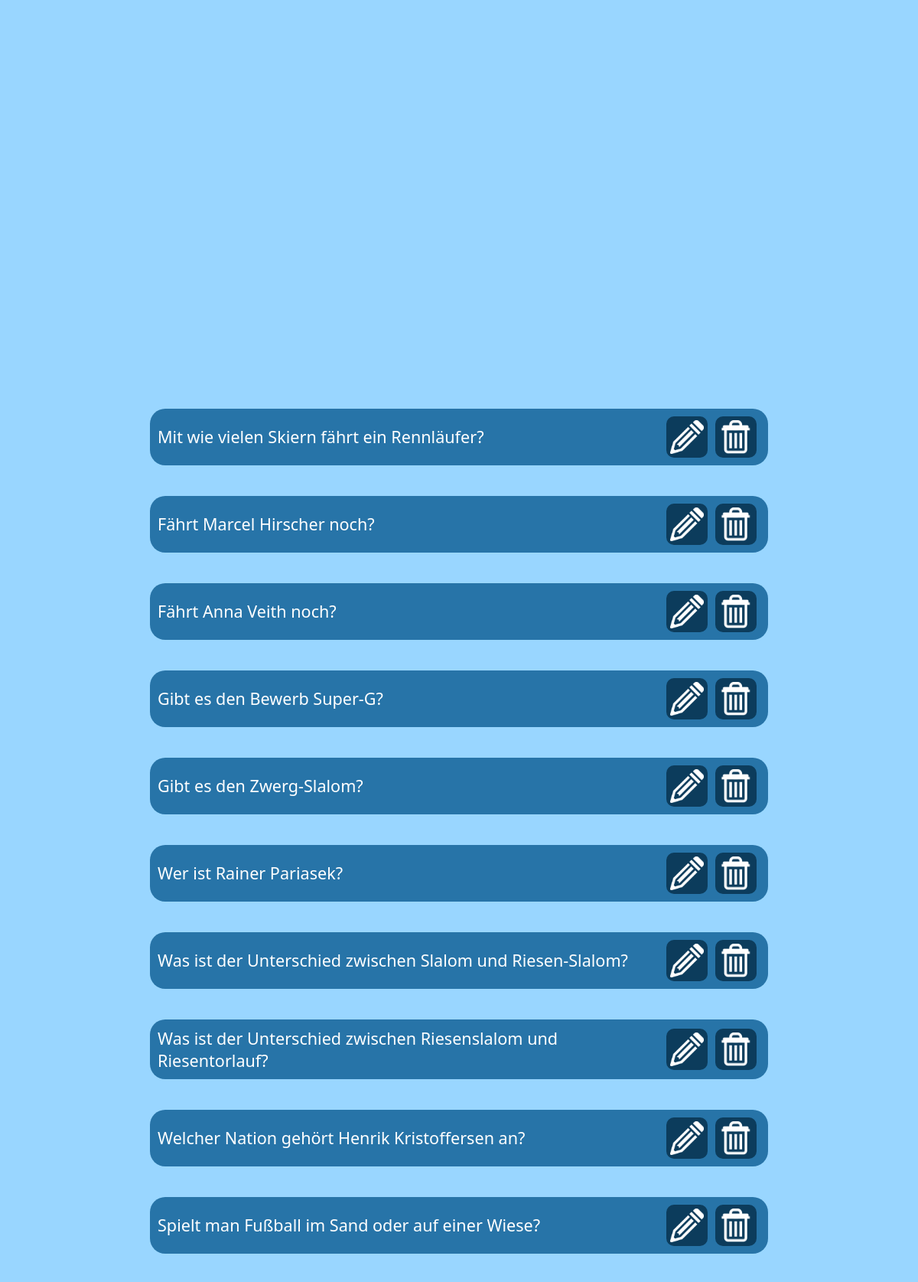
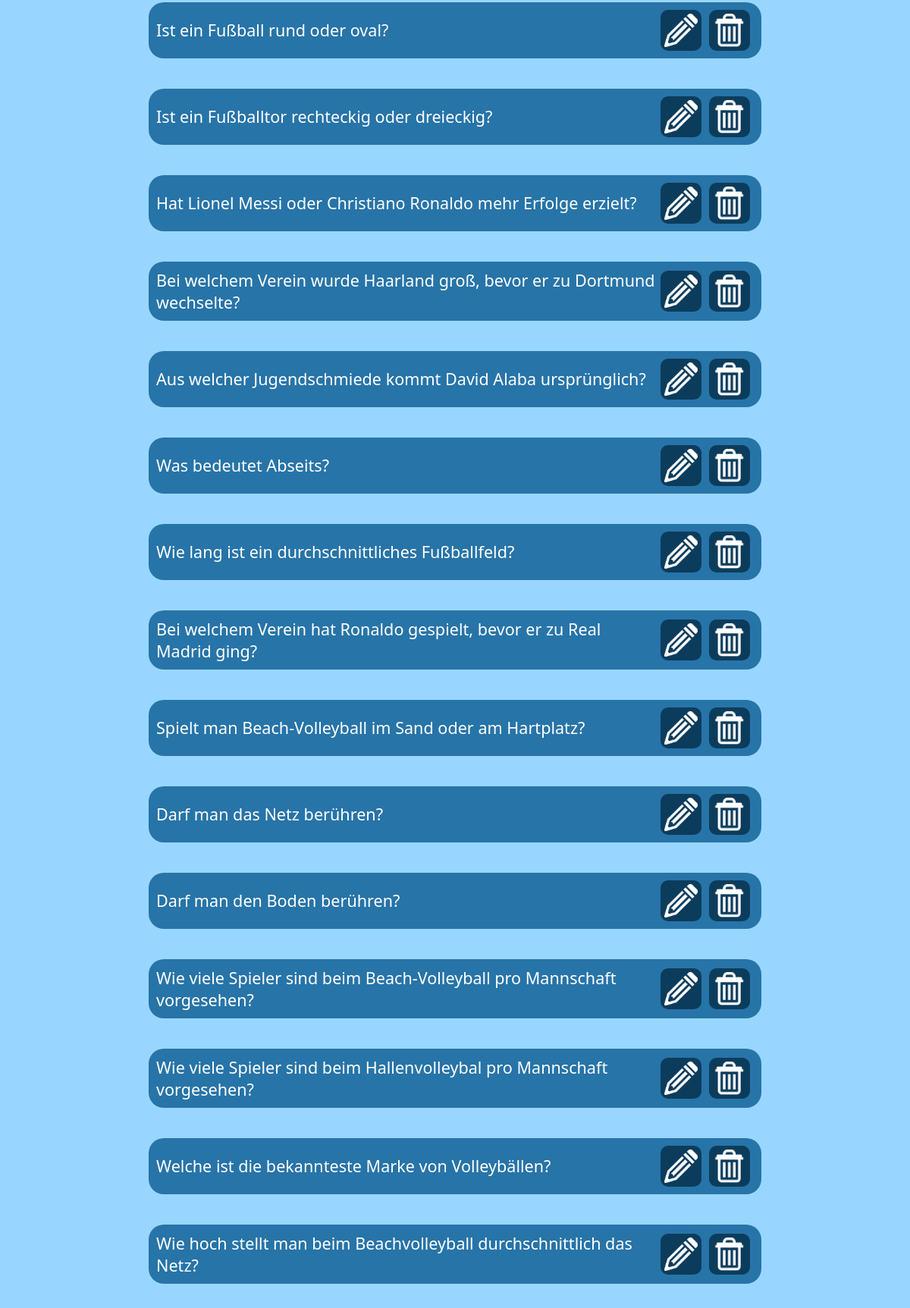
The app's page /Admin-Login/index2.php (signed in, upper part) with its own data (2 pictures, top to bottom).
### tables this page shows
CREATE TABLE frage(
    pk_frage_id INT PRIMARY KEY,
    frage VARCHAR(100),
    fk_pk_name VARCHAR(30),
    fk_pk_kategorie INT,
    constraint foreign key frage_schwierigkeitsgrad(fk_pk_name) references schwierigkeitsgrad(pk_name) on delete cascade,
    constraint foreign key frage_kategorie(fk_pk_kategorie) references kategorie(pk_id) on delete cascade
);

### getPDO.php (called while the page is built)
<?php
function getPDO()
{
    $host = "localhost";
    $db = "quiz";
    $user = "root";
    $passwd = "";
    try {
        $pdo = new PDO("mysql:host=$host;dbname=$db;charset=utf8", "$user", "$passwd");
    } catch (PDOException $e) {
        echo 'Verbindung fehlgeschlagen';
    }
    return $pdo;
}

### Admin-Login/Fragen.php (the view, shortened to what this page needs)
<?php
include_once("../getPDO.php");
class Fragen
{
    private $fragen;
    public function __construct($fragen)
    {
        $this->fragen = $fragen;
    }
    public function fragenGetHTML()
    {
        foreach ($this->fragen as $frage) {
            $frageBereich = <<<ENDE
            <div class='frage'>
                <p class='ue-frage'>$frage[1]</p>
                <div class="button-bearbeiten-loeschen">
                    <form method='post' action='./index4.php'>
                        <input class='button-bearbeiten' value="$frage[0]" name="button-bearbeiten$frage[0]" type='submit'>
                    </form>
                    <form method="post" action="./index2.php">
                        <input class='button-loeschen' value="$frage[0]" name="button-loeschen$frage[0]" type='submit'>
                    </form>
                </div>
            </div>
ENDE;
            echo $frageBereich;
        }
    }
}

### Admin-Login/index2.php (shortened to what this page needs)
<!DOCTYPE html>
<html lang="en">
<head>
    <link rel="stylesheet" type="text/css" href="./style2.css">
</head>
<body>
<section>
    <?php
    include_once("../getPDO.php");
    include_once("Fragen.php");
    $sql = getPDO()->prepare("SELECT * FROM frage");
    $sql->execute();
    $fragen = $sql->fetchAll();
    echo "<div id='fragen'>";
    $sql = getPDO()->prepare("SELECT * FROM frage");
    $sql->execute();
    $fragen = $sql->fetchAll();
    $fragenObjekt2 = new Fragen($fragen);
    $fragenObjekt2->fragenGetHTML();
    echo "</div>";
    ?>
</section>
</body>
</html>

### Admin-Login/style2.css (style rules this page uses)
body { background-color: #99D6FF; display: flex; justify-content: center; font-family: "Segoe UI"; }
#fragen { margin-top: 10vh; display: flex; flex-direction: column; height: 60vh; overflow-y: scroll; }
.frage { background-color: #2774A8; display: flex; flex-direction: row; align-items: center; border-radius: 20px; padding: 10px; margin: 20px 5px; }
.ue-frage { font-size: 1.8vw; color: white; margin: 0; width: 55vw; }
.button-bearbeiten-loeschen { display: flex; flex-direction: row; }
.button-bearbeiten, .button-loeschen { border-radius: 10px; background-color: #0C3C5C; padding: 5px; width: 44px; height: 44px; margin: 0 5px; transition: 0.3s; }
.button-loeschen, .button-bearbeiten { background: url("../Bilder/Loeschen.png"); background-color: #0C3C5C; background-size: 44px 44px; background-position: center; background-repeat: no-repeat; box-sizing: content-box; cursor: pointer; color: transparent; padding: 5px; width: 44px; height: 44px; border: none; }
.button-bearbeiten { background: url("../Bilder/Bearbeiten.png"); background-color: #0C3C5C; background-size: 44px 44px; background-position: center; background-repeat: no-repeat; box-sizing: content-box; cursor: pointer; color: transparent; padding: 5px; width: 44px; height: 44px; border: none; }

### records on screen
frage: frage "Mit wie vielen Skiern fährt ein Rennläufer?", pk_frage_id "1"
frage: frage "Fährt Marcel Hirscher noch?", pk_frage_id "2"
frage: frage "Fährt Anna Veith noch?", pk_frage_id "3"
frage: frage "Gibt es den Bewerb Super-G?", pk_frage_id "4"
frage: frage "Gibt es den Zwerg-Slalom?", pk_frage_id "5"
frage: frage "Wer ist Rainer Pariasek?", pk_frage_id "6"
frage: frage "Was ist der Unterschied zwischen Slalom und Riesen-Slalom?", pk_frage_id "7"
frage: frage "Was ist der Unterschied zwischen Riesenslalom und Riesentorlauf?", pk_frage_id "8"
frage: frage "Welcher Nation gehört Henrik Kristoffersen an?", pk_frage_id "9"
frage: frage "Spielt man Fußball im Sand oder auf einer Wiese?", pk_frage_id "10"
frage: frage "Ist ein Fußball rund oder oval?", pk_frage_id "11"
frage: frage "Ist ein Fußballtor rechteckig oder dreieckig?", pk_frage_id "12"
frage: frage "Hat Lionel Messi oder Christiano Ronaldo mehr Erfolge erzielt?", pk_frage_id "13"
frage: frage "Bei welchem Verein wurde Haarland groß, bevor er zu Dortmund wechselte?", pk_frage_id "14"
frage: frage "Aus welcher Jugendschmiede kommt David Alaba ursprünglich?", pk_frage_id "15"
frage: frage "Was bedeutet Abseits?", pk_frage_id "16"
frage: frage "Wie lang ist ein durchschnittliches Fußballfeld?", pk_frage_id "17"
frage: frage "Bei welchem Verein hat Ronaldo gespielt, bevor er zu Real Madrid ging?", pk_frage_id "18"
frage: frage "Spielt man Beach-Volleyball im Sand oder am Hartplatz?", pk_frage_id "19"
frage: frage "Darf man das Netz berühren?", pk_frage_id "20"
frage: frage "Darf man den Boden berühren?", pk_frage_id "21"
frage: frage "Wie viele Spieler sind beim Beach-Volleyball pro Mannschaft vorgesehen?", pk_frage_id "22"
frage: frage "Wie viele Spieler sind beim Hallenvolleybal pro Mannschaft vorgesehen?", pk_frage_id "23"
frage: frage "Welche ist die bekannteste Marke von Volleybällen?", pk_frage_id "24"
frage: frage "Wie hoch stellt man beim Beachvolleyball durchschnittlich das Netz?", pk_frage_id "25"
